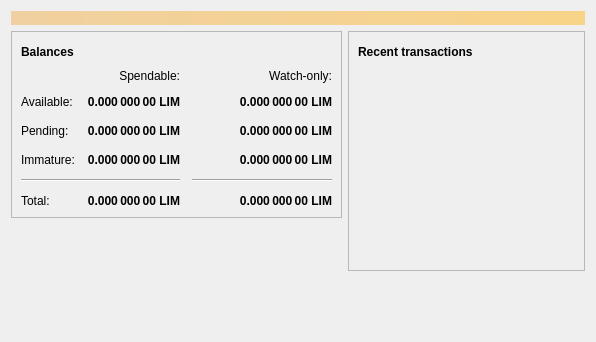
<?xml version="1.0" encoding="UTF-8"?>
<ui version="4.0">
 <class>OverviewPage</class>
 <widget class="QWidget" name="OverviewPage">
  <property name="geometry">
   <rect>
    <x>0</x>
    <y>0</y>
    <width>596</width>
    <height>342</height>
   </rect>
  </property>
  <property name="windowTitle">
   <string>Form</string>
  </property>
  <layout class="QVBoxLayout" name="topLayout">
   <item>
    <widget class="QLabel" name="labelAlerts">
     <property name="visible">
      <bool>false</bool>
     </property>
     <property name="styleSheet">
      <string notr="true">QLabel { background-color: qlineargradient(x1: 0, y1: 0, x2: 1, y2: 0, stop:0 #F0D0A0, stop:1 #F8D488); color:#000000; }</string>
     </property>
     <property name="wordWrap">
      <bool>true</bool>
     </property>
     <property name="margin">
      <number>3</number>
     </property>
     <property name="textInteractionFlags">
      <set>Qt::TextSelectableByMouse</set>
     </property>
    </widget>
   </item>
   <item>
    <layout class="QHBoxLayout" name="horizontalLayout" stretch="1,1">
     <item>
      <layout class="QVBoxLayout" name="verticalLayout_2">
       <item>
        <widget class="QFrame" name="frame">
         <property name="frameShape">
          <enum>QFrame::StyledPanel</enum>
         </property>
         <property name="frameShadow">
          <enum>QFrame::Raised</enum>
         </property>
         <layout class="QVBoxLayout" name="verticalLayout_4">
          <item>
           <layout class="QHBoxLayout" name="horizontalLayout_4">
            <item>
             <widget class="QLabel" name="label_5">
              <property name="font">
               <font>
                <weight>75</weight>
                <bold>true</bold>
               </font>
              </property>
              <property name="text">
               <string>Balances</string>
              </property>
             </widget>
            </item>
            <item>
             <widget class="QPushButton" name="labelWalletStatus">
              <property name="enabled">
               <bool>true</bool>
              </property>
              <property name="maximumSize">
               <size>
                <width>30</width>
                <height>16777215</height>
               </size>
              </property>
              <property name="toolTip">
               <string>The displayed information may be out of date. Your wallet automatically synchronizes with the Limracoin network after a connection is established, but this process has not completed yet.</string>
              </property>
              <property name="text">
               <string/>
              </property>
              <property name="icon">
               <iconset resource="../limracoin.qrc">
                <normaloff>:/icons/warning</normaloff>
                <disabledoff>:/icons/warning</disabledoff>:/icons/warning</iconset>
              </property>
              <property name="iconSize">
               <size>
                <width>24</width>
                <height>24</height>
               </size>
              </property>
              <property name="flat">
               <bool>true</bool>
              </property>
             </widget>
            </item>
            <item>
             <spacer name="horizontalSpacer_3">
              <property name="orientation">
               <enum>Qt::Horizontal</enum>
              </property>
              <property name="sizeHint" stdset="0">
               <size>
                <width>40</width>
                <height>20</height>
               </size>
              </property>
             </spacer>
            </item>
           </layout>
          </item>
          <item>
           <layout class="QGridLayout" name="gridLayout">
            <property name="spacing">
             <number>12</number>
            </property>
            <item row="2" column="2">
             <widget class="QLabel" name="labelWatchPending">
              <property name="font">
               <font>
                <weight>75</weight>
                <bold>true</bold>
               </font>
              </property>
              <property name="cursor">
               <cursorShape>IBeamCursor</cursorShape>
              </property>
              <property name="toolTip">
               <string>Unconfirmed transactions to watch-only addresses</string>
              </property>
              <property name="text">
               <string notr="true">0.000 000 00 LIM</string>
              </property>
              <property name="alignment">
               <set>Qt::AlignRight|Qt::AlignTrailing|Qt::AlignVCenter</set>
              </property>
              <property name="textInteractionFlags">
               <set>Qt::LinksAccessibleByMouse|Qt::TextSelectableByKeyboard|Qt::TextSelectableByMouse</set>
              </property>
             </widget>
            </item>
            <item row="2" column="1">
             <widget class="QLabel" name="labelUnconfirmed">
              <property name="font">
               <font>
                <weight>75</weight>
                <bold>true</bold>
               </font>
              </property>
              <property name="cursor">
               <cursorShape>IBeamCursor</cursorShape>
              </property>
              <property name="toolTip">
               <string>Total of transactions that have yet to be confirmed, and do not yet count toward the spendable balance</string>
              </property>
              <property name="text">
               <string notr="true">0.000 000 00 LIM</string>
              </property>
              <property name="alignment">
               <set>Qt::AlignRight|Qt::AlignTrailing|Qt::AlignVCenter</set>
              </property>
              <property name="textInteractionFlags">
               <set>Qt::LinksAccessibleByMouse|Qt::TextSelectableByKeyboard|Qt::TextSelectableByMouse</set>
              </property>
             </widget>
            </item>
            <item row="3" column="2">
             <widget class="QLabel" name="labelWatchImmature">
              <property name="font">
               <font>
                <weight>75</weight>
                <bold>true</bold>
               </font>
              </property>
              <property name="cursor">
               <cursorShape>IBeamCursor</cursorShape>
              </property>
              <property name="toolTip">
               <string>Mined balance in watch-only addresses that has not yet matured</string>
              </property>
              <property name="text">
               <string notr="true">0.000 000 00 LIM</string>
              </property>
              <property name="alignment">
               <set>Qt::AlignRight|Qt::AlignTrailing|Qt::AlignVCenter</set>
              </property>
              <property name="textInteractionFlags">
               <set>Qt::LinksAccessibleByMouse|Qt::TextSelectableByKeyboard|Qt::TextSelectableByMouse</set>
              </property>
             </widget>
            </item>
            <item row="4" column="0" colspan="2">
             <widget class="Line" name="line">
              <property name="orientation">
               <enum>Qt::Horizontal</enum>
              </property>
             </widget>
            </item>
            <item row="4" column="2">
             <widget class="Line" name="lineWatchBalance">
              <property name="sizePolicy">
               <sizepolicy hsizetype="Preferred" vsizetype="Fixed">
                <horstretch>0</horstretch>
                <verstretch>0</verstretch>
               </sizepolicy>
              </property>
              <property name="minimumSize">
               <size>
                <width>140</width>
                <height>0</height>
               </size>
              </property>
              <property name="orientation">
               <enum>Qt::Horizontal</enum>
              </property>
             </widget>
            </item>
            <item row="5" column="0">
             <widget class="QLabel" name="labelTotalText">
              <property name="text">
               <string>Total:</string>
              </property>
             </widget>
            </item>
            <item row="3" column="1">
             <widget class="QLabel" name="labelImmature">
              <property name="font">
               <font>
                <weight>75</weight>
                <bold>true</bold>
               </font>
              </property>
              <property name="cursor">
               <cursorShape>IBeamCursor</cursorShape>
              </property>
              <property name="toolTip">
               <string>Mined balance that has not yet matured</string>
              </property>
              <property name="text">
               <string notr="true">0.000 000 00 LIM</string>
              </property>
              <property name="alignment">
               <set>Qt::AlignRight|Qt::AlignTrailing|Qt::AlignVCenter</set>
              </property>
              <property name="textInteractionFlags">
               <set>Qt::LinksAccessibleByMouse|Qt::TextSelectableByKeyboard|Qt::TextSelectableByMouse</set>
              </property>
             </widget>
            </item>
            <item row="2" column="3">
             <spacer name="horizontalSpacer_2">
              <property name="orientation">
               <enum>Qt::Horizontal</enum>
              </property>
              <property name="sizeHint" stdset="0">
               <size>
                <width>40</width>
                <height>20</height>
               </size>
              </property>
             </spacer>
            </item>
            <item row="3" column="0">
             <widget class="QLabel" name="labelImmatureText">
              <property name="text">
               <string>Immature:</string>
              </property>
             </widget>
            </item>
            <item row="5" column="1">
             <widget class="QLabel" name="labelTotal">
              <property name="font">
               <font>
                <weight>75</weight>
                <bold>true</bold>
               </font>
              </property>
              <property name="cursor">
               <cursorShape>IBeamCursor</cursorShape>
              </property>
              <property name="toolTip">
               <string>Your current total balance</string>
              </property>
              <property name="text">
               <string notr="true">0.000 000 00 LIM</string>
              </property>
              <property name="alignment">
               <set>Qt::AlignRight|Qt::AlignTrailing|Qt::AlignVCenter</set>
              </property>
              <property name="textInteractionFlags">
               <set>Qt::LinksAccessibleByMouse|Qt::TextSelectableByKeyboard|Qt::TextSelectableByMouse</set>
              </property>
             </widget>
            </item>
            <item row="5" column="2">
             <widget class="QLabel" name="labelWatchTotal">
              <property name="font">
               <font>
                <weight>75</weight>
                <bold>true</bold>
               </font>
              </property>
              <property name="cursor">
               <cursorShape>IBeamCursor</cursorShape>
              </property>
              <property name="toolTip">
               <string>Current total balance in watch-only addresses</string>
              </property>
              <property name="text">
               <string notr="true">0.000 000 00 LIM</string>
              </property>
              <property name="alignment">
               <set>Qt::AlignRight|Qt::AlignTrailing|Qt::AlignVCenter</set>
              </property>
              <property name="textInteractionFlags">
               <set>Qt::LinksAccessibleByMouse|Qt::TextSelectableByKeyboard|Qt::TextSelectableByMouse</set>
              </property>
             </widget>
            </item>
            <item row="0" column="2">
             <widget class="QLabel" name="labelWatchonly">
              <property name="text">
               <string>Watch-only:</string>
              </property>
              <property name="alignment">
               <set>Qt::AlignRight|Qt::AlignTrailing|Qt::AlignVCenter</set>
              </property>
             </widget>
            </item>
            <item row="1" column="0">
             <widget class="QLabel" name="labelBalanceText">
              <property name="text">
               <string>Available:</string>
              </property>
             </widget>
            </item>
            <item row="1" column="1">
             <widget class="QLabel" name="labelBalance">
              <property name="font">
               <font>
                <weight>75</weight>
                <bold>true</bold>
               </font>
              </property>
              <property name="cursor">
               <cursorShape>IBeamCursor</cursorShape>
              </property>
              <property name="toolTip">
               <string>Your current spendable balance</string>
              </property>
              <property name="text">
               <string notr="true">0.000 000 00 LIM</string>
              </property>
              <property name="alignment">
               <set>Qt::AlignRight|Qt::AlignTrailing|Qt::AlignVCenter</set>
              </property>
              <property name="textInteractionFlags">
               <set>Qt::LinksAccessibleByMouse|Qt::TextSelectableByKeyboard|Qt::TextSelectableByMouse</set>
              </property>
             </widget>
            </item>
            <item row="1" column="2">
             <widget class="QLabel" name="labelWatchAvailable">
              <property name="font">
               <font>
                <weight>75</weight>
                <bold>true</bold>
               </font>
              </property>
              <property name="cursor">
               <cursorShape>IBeamCursor</cursorShape>
              </property>
              <property name="toolTip">
               <string>Your current balance in watch-only addresses</string>
              </property>
              <property name="text">
               <string notr="true">0.000 000 00 LIM</string>
              </property>
              <property name="alignment">
               <set>Qt::AlignRight|Qt::AlignTrailing|Qt::AlignVCenter</set>
              </property>
              <property name="textInteractionFlags">
               <set>Qt::LinksAccessibleByMouse|Qt::TextSelectableByKeyboard|Qt::TextSelectableByMouse</set>
              </property>
             </widget>
            </item>
            <item row="2" column="0">
             <widget class="QLabel" name="labelPendingText">
              <property name="text">
               <string>Pending:</string>
              </property>
             </widget>
            </item>
            <item row="0" column="1">
             <widget class="QLabel" name="labelSpendable">
              <property name="text">
               <string>Spendable:</string>
              </property>
              <property name="alignment">
               <set>Qt::AlignRight|Qt::AlignTrailing|Qt::AlignVCenter</set>
              </property>
             </widget>
            </item>
           </layout>
          </item>
         </layout>
        </widget>
       </item>
       <item>
        <spacer name="verticalSpacer">
         <property name="orientation">
          <enum>Qt::Vertical</enum>
         </property>
         <property name="sizeHint" stdset="0">
          <size>
           <width>20</width>
           <height>40</height>
          </size>
         </property>
        </spacer>
       </item>
      </layout>
     </item>
     <item>
      <layout class="QVBoxLayout" name="verticalLayout_3">
       <item>
        <widget class="QFrame" name="frame_2">
         <property name="frameShape">
          <enum>QFrame::StyledPanel</enum>
         </property>
         <property name="frameShadow">
          <enum>QFrame::Raised</enum>
         </property>
         <layout class="QVBoxLayout" name="verticalLayout">
          <item>
           <layout class="QHBoxLayout" name="horizontalLayout_2">
            <item>
             <widget class="QLabel" name="label_4">
              <property name="font">
               <font>
                <weight>75</weight>
                <bold>true</bold>
               </font>
              </property>
              <property name="text">
               <string>Recent transactions</string>
              </property>
             </widget>
            </item>
            <item>
             <widget class="QPushButton" name="labelTransactionsStatus">
              <property name="enabled">
               <bool>true</bool>
              </property>
              <property name="maximumSize">
               <size>
                <width>30</width>
                <height>16777215</height>
               </size>
              </property>
              <property name="toolTip">
               <string>The displayed information may be out of date. Your wallet automatically synchronizes with the Limracoin network after a connection is established, but this process has not completed yet.</string>
              </property>
              <property name="text">
               <string/>
              </property>
              <property name="icon">
               <iconset resource="../limracoin.qrc">
                <normaloff>:/icons/warning</normaloff>
                <disabledoff>:/icons/warning</disabledoff>:/icons/warning</iconset>
              </property>
              <property name="iconSize">
               <size>
                <width>24</width>
                <height>24</height>
               </size>
              </property>
              <property name="flat">
               <bool>true</bool>
              </property>
             </widget>
            </item>
            <item>
             <spacer name="horizontalSpacer">
              <property name="orientation">
               <enum>Qt::Horizontal</enum>
              </property>
              <property name="sizeHint" stdset="0">
               <size>
                <width>40</width>
                <height>20</height>
               </size>
              </property>
             </spacer>
            </item>
           </layout>
          </item>
          <item>
           <widget class="QListView" name="listTransactions">
            <property name="styleSheet">
             <string notr="true">QListView { background: transparent; }</string>
            </property>
            <property name="frameShape">
             <enum>QFrame::NoFrame</enum>
            </property>
            <property name="verticalScrollBarPolicy">
             <enum>Qt::ScrollBarAlwaysOff</enum>
            </property>
            <property name="horizontalScrollBarPolicy">
             <enum>Qt::ScrollBarAlwaysOff</enum>
            </property>
            <property name="selectionMode">
             <enum>QAbstractItemView::NoSelection</enum>
            </property>
           </widget>
          </item>
         </layout>
        </widget>
       </item>
       <item>
        <spacer name="verticalSpacer_2">
         <property name="orientation">
          <enum>Qt::Vertical</enum>
         </property>
         <property name="sizeHint" stdset="0">
          <size>
           <width>20</width>
           <height>40</height>
          </size>
         </property>
        </spacer>
       </item>
      </layout>
     </item>
    </layout>
   </item>
  </layout>
 </widget>
 <resources/>
 <connections/>
</ui>
